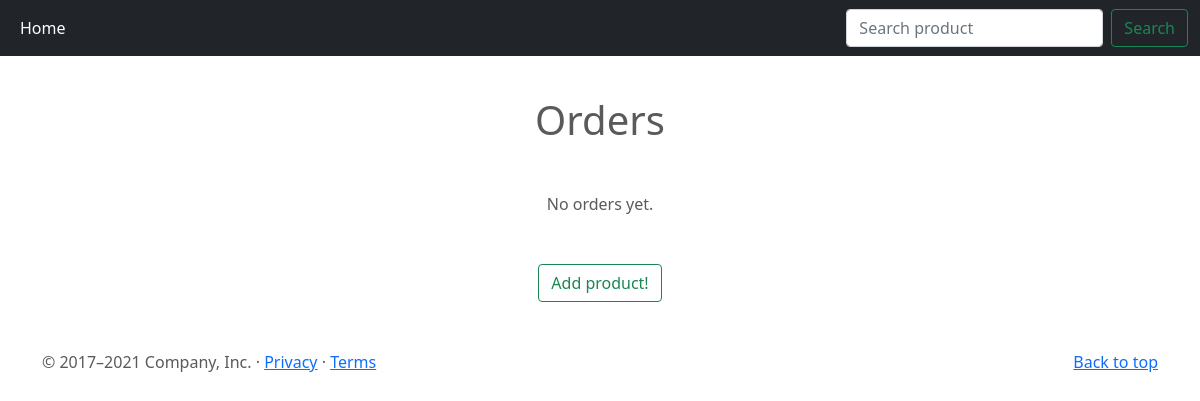
The page /orders on the database as committed earlier.
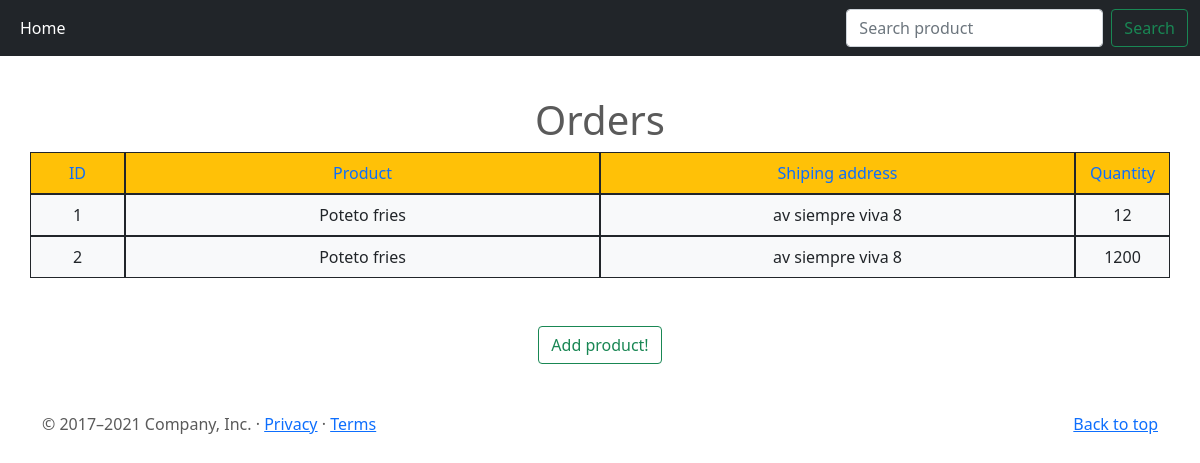
The same page on the database as committed later.
### vendor/models.py (models this page shows)
class Order(models.Model):
    shiping_address = models.CharField(max_length=255)
    product = models.CharField(max_length=255)
    quantity = models.PositiveBigIntegerField()

### vendor/views.py (the view)
# urls.py: path('orders', show_orders, name='orders'),
def show_orders(request):
    context = {
        "orders": Order.objects.all(),
    }
    return render(request, "vendor/orders.html", context)

### vendor/templates/vendor/orders.html (shortened to what this page needs)
{% extends "vendor/base.html" %}
{% load static %}
{% block bootstrap %}
    {{ block.super }}
    <link rel="stylesheet" href="https://cdnjs.cloudflare.com/ajax/libs/bootstrap/5.1.3/css/bootstrap.min.css" />
{% endblock %}
{% block main %}
    <div class="container text-center">
        <h1 class="mt-5">Orders</h1>
        {% if orders %}
            <div class="row row-cols-4">
                <div class="col col-lg-1 p-2 border bg-warning border-dark text-primary">ID</div>
                <div class="col col-lg-5 p-2 border bg-warning border-dark text-primary">Product</div>
                <div class="col col-lg-5 p-2 border bg-warning border-dark text-primary">Shiping address</div>
                <div class="col col-lg-1 p-2 border bg-warning border-dark text-primary">Quantity</div>
                {% for order in orders %}
                    <div class="col col-lg-1 p-2 border bg-light border-dark text-dark">{{order.id}}</div>
                    <div class="col col-lg-5 p-2 border bg-light border-dark text-dark">{{order.product}}</div>
                    <div class="col col-lg-5 p-2 border bg-light border-dark text-dark">{{order.shiping_address}}</div>
                    <div class="col col-lg-1 p-2 border bg-light border-dark text-dark">{{order.quantity}}</div>
                {% endfor %}
            </div>
        {% else %}
        <p class="mt-5">No orders yet.</p>
        {% endif %}
        <div class="mt-5">
            <a href="{% url 'add_order' %}" class="" ><button type="button" class="btn btn-outline-success">Add product!</button></a>
        </div>
    </div>
{% endblock %}

Rows that differ between the two databases and show on the page:
added Order: id "1", product "Poteto fries", shiping_address "av siempre viva 8", quantity "12"
added Order: id "2", product "Poteto fries", shiping_address "av siempre viva 8", quantity "1200"
Other text that changed with them:
text no longer shown: "No orders yet."
text now shown: "ID Product Shiping address Quantity"
